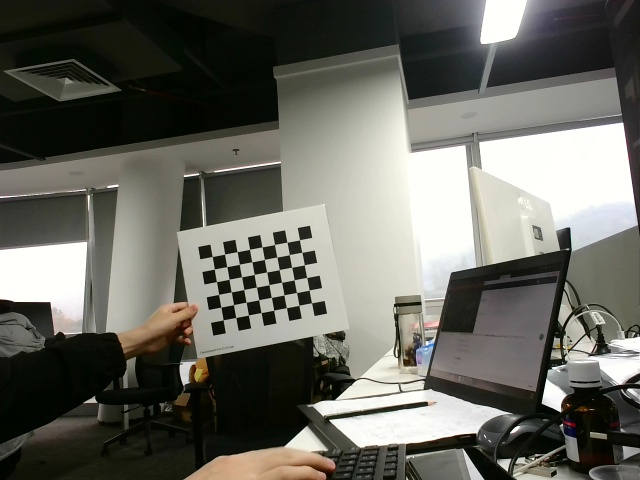
#> input picture camera_calibration_py/image/left/left_0.jpg, 640 x 480 px, found by its file name; its folder holds 4 pictures in this run
$ python stereo_calibration.py   (older library calls are emulated)
#> lines starting #> are read from the running program, lines starting #| are printed output that depends on the picture; after the words box and inside, x2 and y2 are one past the last pixel; in counts of white or black regions, pixels touching at a corner belong together; pictures that were not available may be replaced by others from this repository, and a replacement may not be noted
# coding:utf-8
import numpy as np
import cv2
import os
from config import Checkerboard, Checkerboard_length, ws_path

#-------------------------------
# 设置棋盘格大小  Checkerboard参数
#  scale这里scale就是边长。边长最终影响平移向量的大小
#-------------------------------
# Checkerboard = (8, 6)  #棋盘格内角点数
# Checkerboard_length = 25  #棋盘格边长，单位mm
# ws_path = "/home/lin/share_dir/catkin_ws/src/camera_calibration"


scale = Checkerboard_length = 25  #棋盘格边长，单位mm
# 设置迭代终止条件
criteria = (cv2.TERM_CRITERIA_EPS + cv2.TERM_CRITERIA_MAX_ITER, 30, 0.001)                 # 单目的，亚像素函数使用
criteria_stereo = (cv2.TERM_CRITERIA_EPS + cv2.TERM_CRITERIA_MAX_ITER, 30, 0.001)           # 双目的。亚像素函数使用


# 设置 object points, 形式为 (0,0,0), (1,0,0), (2,0,0) ....,(6,5,0)
objp = np.zeros((Checkerboard[0] * Checkerboard[1], 3), np.float32)  # 我用的是6×7的棋盘格，可根据自己棋盘格自行修改相关参数
# objp[:, :2] = np.mgrid[0:Checkerboard[0], 0:Checkerboard[1]].T.reshape(-1, 2)

objp[:, :2] = np.mgrid[0:(Checkerboard[0]-1)*scale:complex(0,Checkerboard[0]),
              0:(Checkerboard[1]-1)*scale:complex(0,Checkerboard[1])].T.reshape(-1, 2)
# obj_points = [] # 存储3D点
# print(objp)

# 用arrays存储所有图片的object points 和 image points
objpoints = []  # 3d points in real world space
imgpointsR = []  # 2d points in image plane
imgpointsL = []

imageL_dir = os.path.join(ws_path, "image/left")
imageR_dir = os.path.join(ws_path, "image/right")

imageL_names = os.listdir(imageL_dir)

print("/n--It's %s pair of images..." %len(imageL_names))

if(len(imageL_names) < 1):
    print("\n--It is recommended to take more than 10 images\n\n--Please add image..\n" )
    exit()

for i, imageL_name in enumerate(imageL_names):
    imageL_path = os.path.join(imageL_dir, imageL_name)              # 左视图
    imageR_path = imageL_path.replace("/left/left", "/right/right") # 右视图

    ImaL = cv2.imread(imageL_path, 1)
#> ImaL is the input picture: shape (480, 640, 3); mean B, G, R 95.8, 103.7, 103.6
    ImaR = cv2.imread(imageR_path, 1)


    grayL = cv2.cvtColor(ImaL, cv2.COLOR_BGR2GRAY)
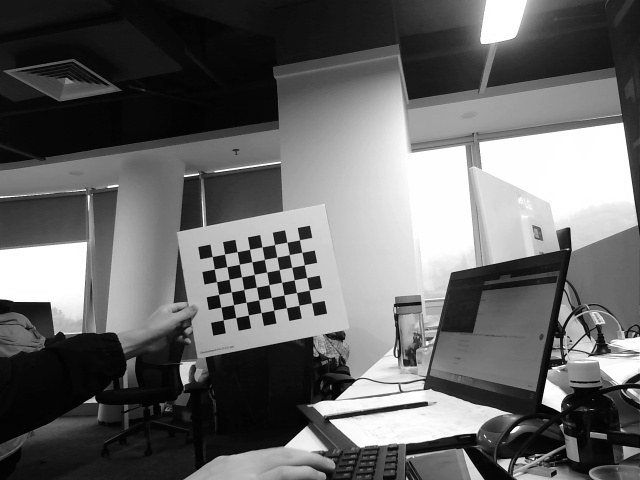
#> grayL: shape (480, 640); min 0, max 255, mean 102.8
    grayR = cv2.cvtColor(ImaR, cv2.COLOR_BGR2GRAY)
    retR, cornersR = cv2.findChessboardCorners(grayR, Checkerboard, None)  # 提取右图每一张图片的角点
#> retR = True; cornersR = 48 rows, first 8: [212.3, 256.5], [224.6, 254.1], [237.1, 251.7], [249.6, 249.3], [262, 246.8], [274.5, 244.5], [286.9, 242.3], [299.4, 239.8]
    retL, cornersL = cv2.findChessboardCorners(grayL, Checkerboard, None)  # # 提取左图每一张图片的角点
#> retL = True; cornersL has the same summary as cornersR
    if (True == retR) & (True == retL):
        print("\n--detecting the %s image..."%i)
        objpoints.append(objp)
        cv2.cornerSubPix(grayL, cornersL, (11, 11), (-1, -1), criteria)  # 亚像素精确化，对粗提取的角点进行精确化
        cv2.cornerSubPix(grayR, cornersR, (11, 11), (-1, -1), criteria)  # 亚像素精确化，对粗提取的角点进行精确化
        imgpointsR.append(cornersR)
        imgpointsL.append(cornersL)

        # 画角点
        cv2.drawChessboardCorners(ImaL, Checkerboard, cornersL, retL)
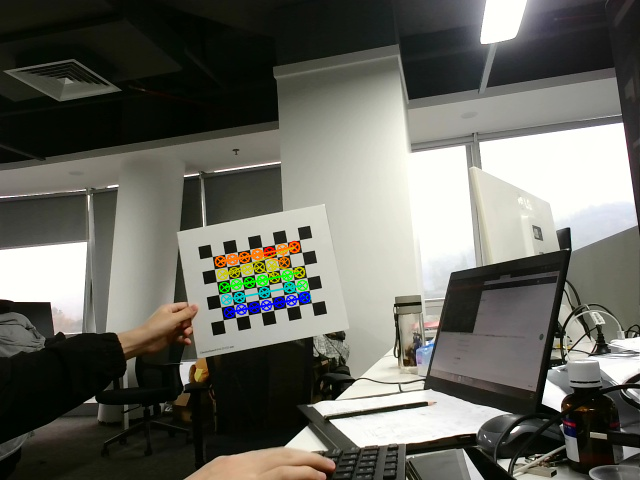
#> ImaL: shape (480, 640, 3); 1.33% of pixels changed, all inside (x1, y1, x2, y2) = (214, 240, 312, 319)
        cv2.drawChessboardCorners(ImaR, Checkerboard, cornersR, retR)

        # 把数据压到栈中,一起显示左右检测结果
        Image_merge = np.hstack((ImaL, ImaR))
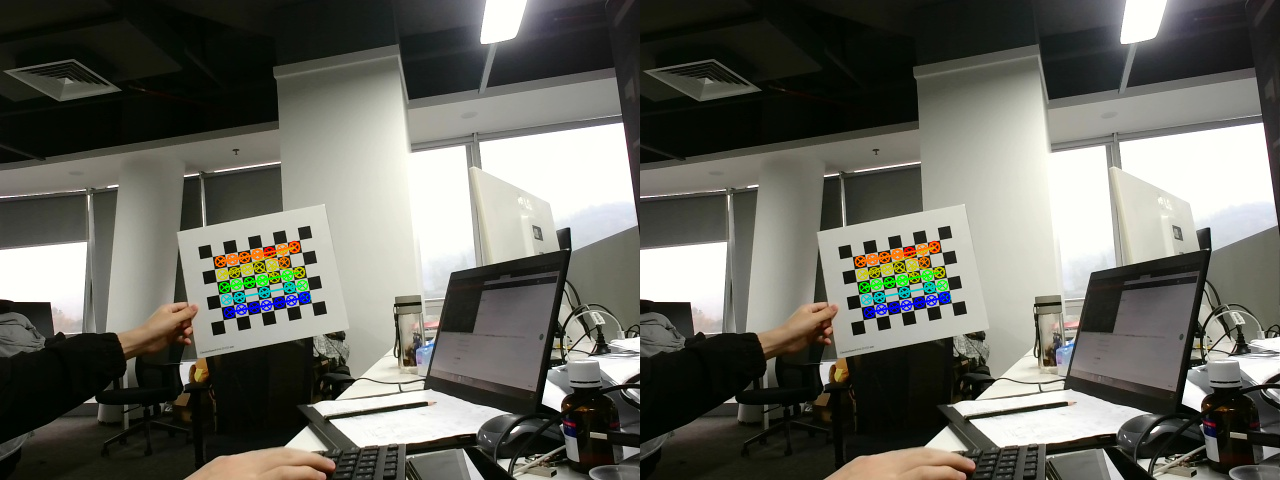
#> Image_merge: shape (480, 1280, 3); mean B, G, R 95.8, 104.1, 103.7
        # 各参数依次是:图片，添加的文字，左上角坐标，字体，字体大小，颜色，字体粗细
        cv2.putText(Image_merge,"Left_img", (5, 40), 0, 1, (0, 0, 255), 2)
        cv2.putText(Image_merge, "Right_img", (5+ImaL.shape[1], 40), 0, 1, (0, 0, 255), 2)
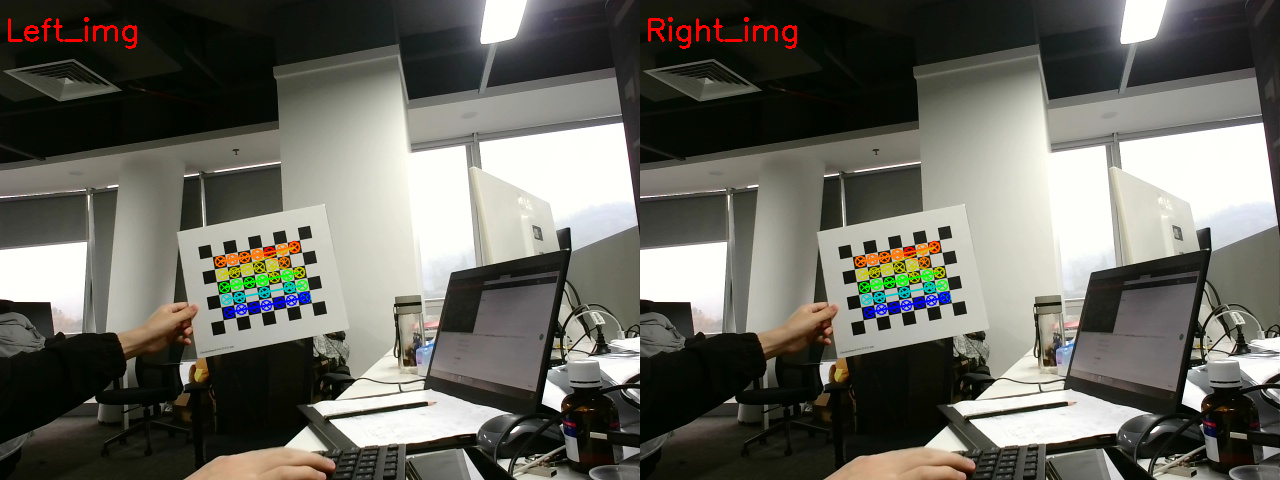
#> Image_merge: shape (480, 1280, 3); mean B, G, R 95.7, 104, 104.5

        cv2.imshow('input img', Image_merge)
        # print("请敲击任意键，检测下一帧角点...")
        cv2.waitKey(200)
    else:
        print("--/Failed to detect corner points...\n--Please check the image path or checkerboard size..")
#> pass 2 of the loop `for i, imageL_name in enumerate(imageL_names):`:
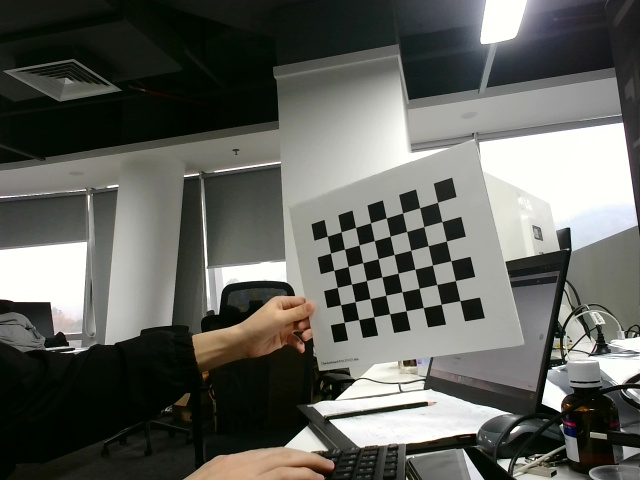
#> input picture camera_calibration_py/image/left/left_1.jpg, 640 x 480 px, found by its file name
#> ImaL is the input picture: shape (480, 640, 3); mean B, G, R 92.3, 98.2, 96.8
#> `grayL = cv2.cvtColor(ImaL, cv2.COLOR_BGR2GRAY)`:
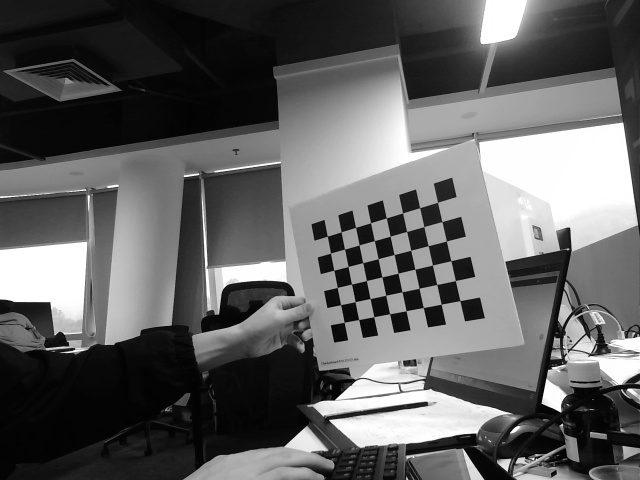
#> grayL: shape (480, 640); min 0, max 255, mean 97.1
#> cornersR = 48 rows, first 8: [327.3, 236.2], [341.1, 231.9], [355.6, 227.4], [370.5, 222.8], [386.2, 217.8], [402.5, 213], [419.6, 207.7], [437.6, 202.2]
#> cornersL has the same summary as cornersR
#> ImaL: shape (480, 640, 3); 2.34% of pixels changed, all inside (x1, y1, x2, y2) = (321, 196, 467, 329)
#> `cv2.putText(Image_merge, "Right_img", (5+ImaL.shape[1], 40), 0, 1, (0,..`:
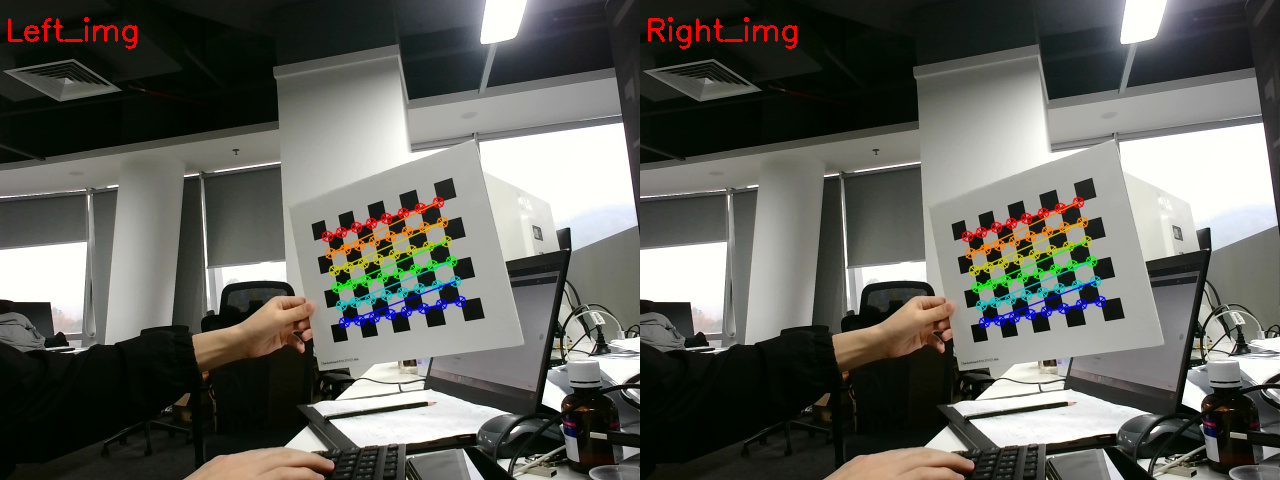
#> Image_merge: shape (480, 1280, 3); mean B, G, R 92.2, 98.6, 97.9
#> pass 3 of the loop `for i, imageL_name in enumerate(imageL_names):`:
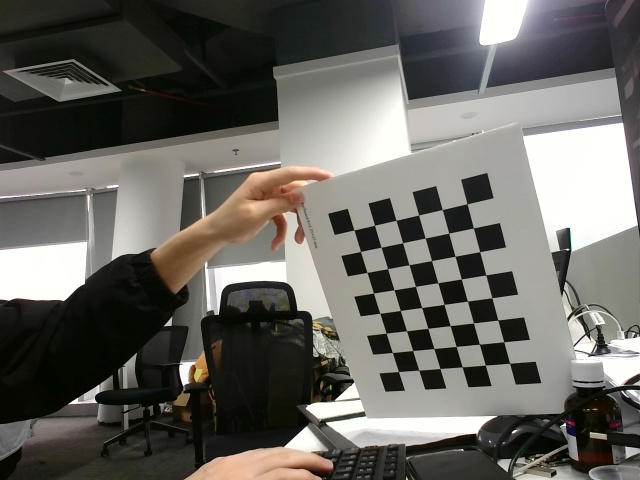
#> input picture camera_calibration_py/image/left/left_10.jpg, 640 x 480 px, found by its file name
#> ImaL is the input picture: shape (480, 640, 3); mean B, G, R 96.4, 101.7, 103.3
#> `grayL = cv2.cvtColor(ImaL, cv2.COLOR_BGR2GRAY)`:
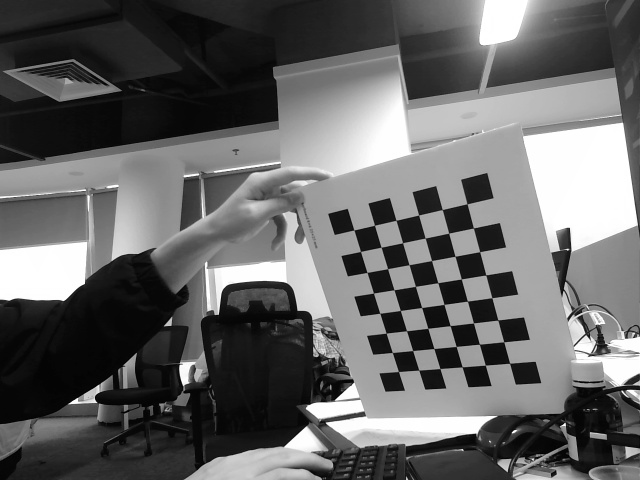
#> grayL: shape (480, 640); min 0, max 255, mean 101.7
#> cornersL = 48 rows, first 8: [467, 203.8], [473.4, 228], [479.6, 251.7], [485.7, 275], [491.9, 297.7], [497.8, 320.1], [503.7, 341.8], [509.6, 363.3]
#> ImaL: shape (480, 640, 3); 2.78% of pixels changed, all inside (x1, y1, x2, y2) = (348, 198, 517, 379)
#> `cv2.putText(Image_merge, "Right_img", (5+ImaL.shape[1], 40), 0, 1, (0,..`:
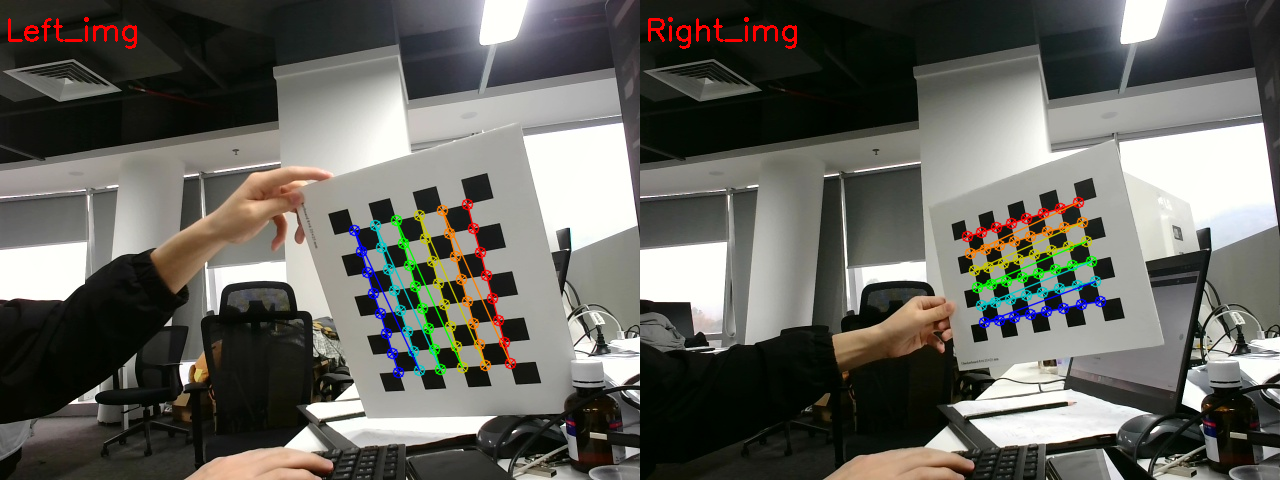
#> Image_merge: shape (480, 1280, 3); mean B, G, R 94.2, 100.5, 101.2
#> (the run stopped early here; a loop or call above may not have finished)
